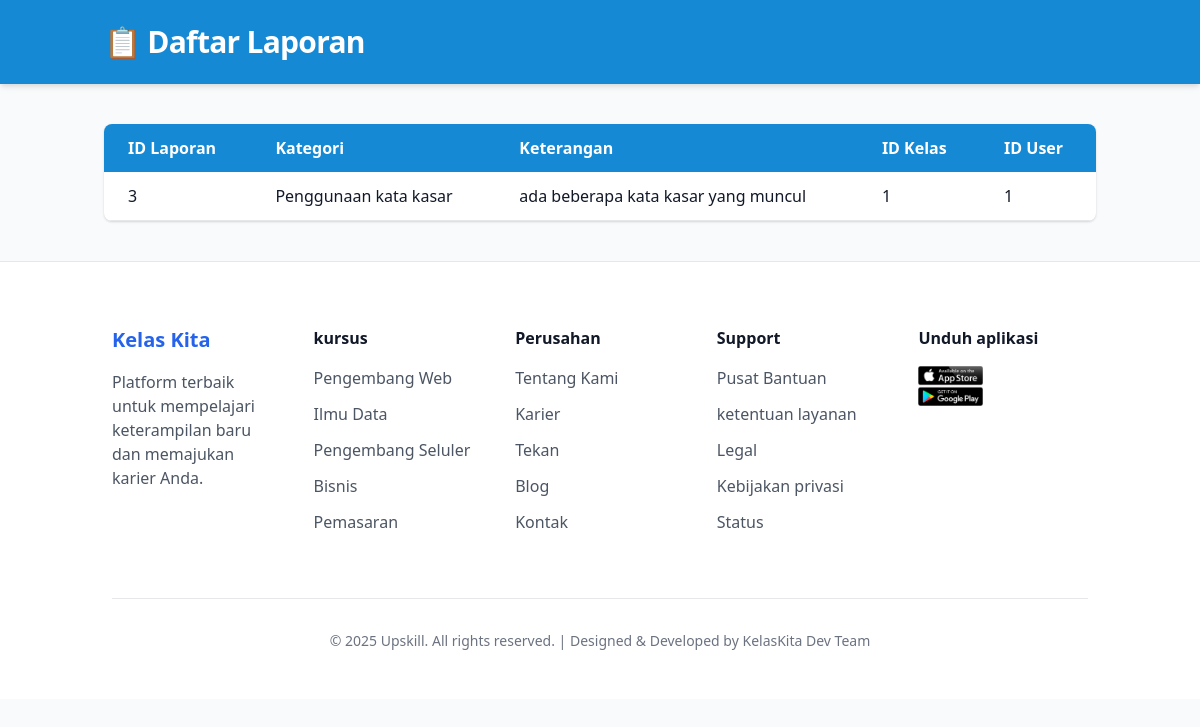
/page/laporanmasuk.php, run on the app's committed database.
### tables this page shows
CREATE TABLE `tb_laporan` (
  `id_report` int(30) NOT NULL,
  `kategori_report` enum('Penggunaan kata kasar','Matei tidak relevan','Pornografi') NOT NULL,
  `keterangan_report` varchar(100) NOT NULL,
  `id_kelas` int(30) NOT NULL,
  `id_user` int(30) NOT NULL
);

### page/laporanmasuk.php (the view, shortened to what this page needs)
<?php
include 'db.php';
?>
<!DOCTYPE html>
<html lang="id">
<head>
    <link href="https://cdn.jsdelivr.net/npm/tailwindcss@2.2.19/dist/tailwind.min.css" rel="stylesheet" />
</head>
<body class="bg-gray-50 text-gray-900 font-sans">
    <header style="background-color: rgb(22, 137, 213);" class="text-white py-6 shadow-md">
        <div class="container mx-auto px-4">
            <h1 class="text-3xl font-extrabold tracking-tight">📋 Daftar Laporan</h1>
        </div>
    </header>
    <main class="container mx-auto px-4 py-10">
        <table class="min-w-full bg-white rounded-lg shadow overflow-hidden">
            <thead style="background-color: rgb(22, 137, 213); color: white;">
                <tr>
                    <th class="py-3 px-6 text-left">ID Laporan</th>
                    <th class="py-3 px-6 text-left">Kategori</th>
                    <th class="py-3 px-6 text-left">Keterangan</th>
                    <th class="py-3 px-6 text-left">ID Kelas</th>
                    <th class="py-3 px-6 text-left">ID User</th>
                </tr>
            </thead>
            <tbody>
                <?php
                $sql = "SELECT * FROM tb_laporan ORDER BY id_report DESC";
                $result = mysqli_query($conn, $sql);
                if (mysqli_num_rows($result) > 0) {
                    while ($row = mysqli_fetch_assoc($result)) {
                        echo '<tr class="border-b hover:bg-gray-100">';
                        echo '<td class="py-3 px-6">' . htmlspecialchars($row['id_report']) . '</td>';
                        echo '<td class="py-3 px-6">' . htmlspecialchars($row['kategori_report']) . '</td>';
                        echo '<td class="py-3 px-6">' . htmlspecialchars($row['keterangan_report']) . '</td>';
                        echo '<td class="py-3 px-6">' . htmlspecialchars($row['id_kelas']) . '</td>';
                        echo '<td class="py-3 px-6">' . htmlspecialchars($row['id_user']) . '</td>';
                        echo '</tr>';
                    }
                } else {
                    echo '<tr><td colspan="5" class="text-center py-4">Tidak ada laporan.</td></tr>';
                }
                ?>
            </tbody>
        </table>
    </main>
<?php include "../Views/footer.php"; ?>
</body>
</html>

### data on the page
tb_laporan: id_report "3", kategori_report "Penggunaan kata kasar", keterangan_report "ada beberapa kata kasar yang muncul", id_kelas "1", id_user "1"
